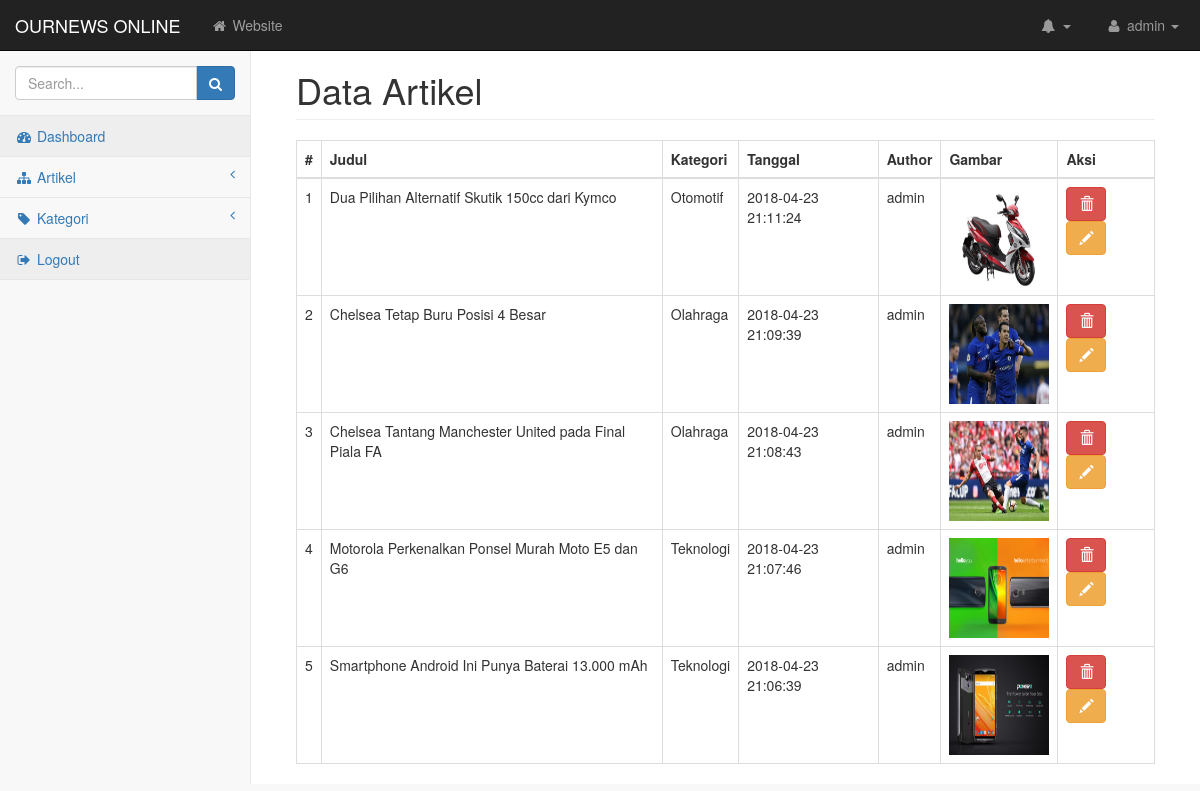
The page /admin/index.php?p=data-artikel (signed in) on the database its author committed.
### tables this page shows
CREATE TABLE `users` (
  `id_user` int(5) NOT NULL,
  `username` varchar(25) NOT NULL,
  `password` varchar(25) NOT NULL,
  `role` int(1) NOT NULL
);

CREATE TABLE `konten` (
  `id_konten` int(100) NOT NULL,
  `id_user` int(5) NOT NULL,
  `id_kategori` int(10) NOT NULL,
  `judul` varchar(200) NOT NULL,
  `date` datetime NOT NULL DEFAULT CURRENT_TIMESTAMP,
  `gambar` varchar(300) NOT NULL,
  `isi` text NOT NULL
);

CREATE TABLE `kategori` (
  `id_kategori` int(10) NOT NULL,
  `nm_kategori` varchar(100) NOT NULL
);

### application/functions/app.php (called while the page is built, shortened)
<?php
function result($query){
	global $link;
	if ($result = mysqli_query($link, $query) or die('gagal menampilkan data')){
		return $result;
	}
}
function escape($data){
	global $link;
	return mysqli_real_escape_string($link, $data);
}
?>

### application/functions/admin.php (called while the page is built, shortened)
<?php
function getUserData($username) {
	$username = escape($username);
	$query = "SELECT * FROM users WHERE username='$username'";
	return result($query);
}
function getAllArtikel(){
	$query = "SELECT * FROM konten a INNER JOIN users b ON a.id_user = b.id_user INNER JOIN kategori c ON a.id_kategori = c.id_kategori ORDER BY a.date DESC";
	return result($query);
}

### application/lib/config.php (called while the page is built, shortened)
<?php
$adminurl	= 'http://localhost/websaya/admin/';

### admin/pages/data-artikel.php (the view, shortened to what this page needs)
<div id="page-wrapper">
	<div class="container-fluid">
		<div class="row">
			<div class="col-lg-12">
				<h1 class="page-header">Data Artikel</h1>
			</div>
		</div>
		<table class="table table-bordered">
			<thead>
				<tr>
					<th>#</th>
					<th>Judul</th>
					<th>Kategori</th>
					<th>Tanggal</th>
					<th>Author</th>
					<th>Gambar</th>
					<th>Aksi</th>
				</tr>
			</thead>
			<tbody>
				<?php
				$urutan 	 = 1;
				$dataArtikel = getAllArtikel();
				while($row=mysqli_fetch_assoc($dataArtikel)){
				?>
				<tr>
					<td><?=$urutan++;?></td>
					<td><?=$row['judul'];?></td>
					<td><?=$row['nm_kategori'];?></td>
					<td><?=$row['date'];?></td>
					<td><?=$row['username'];?></td>
					<td><img height="100px" width="100px" src="<?=$row['gambar'];?>"></td>
					<td> <a href="<?=$adminurl;?>index.php?p=hapus-artikel&id=<?=$row['id_konten'];?>" class="btn btn-danger"><span class="glyphicon glyphicon-trash"></span></a> <a href="<?=$adminurl;?>index.php?p=edit-artikel&id=<?=$row['id_konten'];?>" class="btn btn-warning"><span class="glyphicon glyphicon-pencil"></span></a></td>
				</tr>
				<?php } ?>
			</tbody>
		</table>
	</div>
</div>

### admin/views/header.php (shortened to what this page needs)
<!DOCTYPE html>
<html lang="en">
<head>
    <link href="css/bootstrap.min.css" rel="stylesheet">
    <link href="css/metisMenu.min.css" rel="stylesheet">
    <link href="css/timeline.css" rel="stylesheet">
    <link href="css/startmin.css" rel="stylesheet">
    <link href="css/morris.css" rel="stylesheet">
    <link href="css/font-awesome.min.css" rel="stylesheet" type="text/css">
</head>
<body>
<div id="wrapper">
    <nav class="navbar navbar-inverse navbar-fixed-top" role="navigation">
        <div class="navbar-header">
            <a class="navbar-brand" href="#">OURNEWS ONLINE</a>
        </div>
        <ul class="nav navbar-nav navbar-left navbar-top-links">
            <li><a href="#"><i class="fa fa-home fa-fw"></i> Website</a></li>
        </ul>
        <ul class="nav navbar-right navbar-top-links">
            <li class="dropdown navbar-inverse">
                <a class="dropdown-toggle" data-toggle="dropdown" href="#">
                    <i class="fa fa-bell fa-fw"></i> <b class="caret"></b>
                </a>
            </li>
            <li class="dropdown">
                <a class="dropdown-toggle" data-toggle="dropdown" href="#">
                    <i class="fa fa-user fa-fw"></i> <?=$userdata['username'];?> <b class="caret"></b>
                </a>
            </li>
        </ul>
        <div class="navbar-default sidebar" role="navigation">
            <div class="sidebar-nav navbar-collapse">
                <ul class="nav" id="side-menu">
                    <li class="sidebar-search">
                        <div class="input-group custom-search-form">
                            <input type="text" class="form-control" placeholder="Search...">
                                <span class="input-group-btn">
                                    <button class="btn btn-primary" type="button">
                                        <i class="fa fa-search"></i>
                                    </button>
                                </span>
                        </div>
                    </li>
                    <li>
                        <a href="<?=$adminurl;?>" class="active"><i class="fa fa-dashboard fa-fw"></i> Dashboard</a>
                    </li>
                    <li>
                        <a href="#"><i class="fa fa-sitemap fa-fw"></i> Artikel <span class="fa arrow"></span></a>
                    </li>
                    <li>
                        <a href="#"><i class="fa fa-tag fa-fw"></i> Kategori <span class="fa arrow"></span></a>
                    </li>
                    <li>
                        <a href="<?=$adminurl;?>index.php?p=logout" class="active"><i class="fa fa-sign-out fa-fw"></i> Logout </a>
                    </li>
                </ul>
            </div>
        </div>
    </nav>

### admin/css/startmin.css (style rules this page uses)
body { background-color: #f8f8f8; }
#wrapper { width: 100%; }
#page-wrapper { padding: 30px 15px 0 15px; min-height: 568px; background-color: #fff; }
@media (min-width:768px) { #page-wrapper { position: inherit; margin-left: 250px; padding: 30px 30px 0 30px; border-left: 1px solid #e7e7e7; } }
.navbar-header { float: left; }
.navbar-left { float: left; }
.navbar-right { text-align: right; }
.navbar-top-links { margin: 0; }
.navbar-top-links li { display: inline-block; }
.navbar-top-links li:last-child { margin-right: 6px; }
.navbar-top-links li a { padding: 15px; min-height: 50px; }
.navbar-top-links>li>a { color: #999; }
.sidebar .sidebar-nav.navbar-collapse { padding-right: 0; padding-left: 0; }
.sidebar .sidebar-search { padding: 15px; }
.sidebar ul li { border-bottom: 1px solid #e7e7e7; }
.sidebar ul li a.active { background-color: #eee; }
.sidebar .arrow { float: right; }
.sidebar .fa.arrow:before { content: "\f104"; }
@media (min-width:768px) { .sidebar { z-index: 1; position: absolute; width: 250px; margin-top: 51px; } }

### rows shown on the page
users: username "admin"
konten: judul "Dua Pilihan Alternatif Skutik 150cc dari Kymco", id_kategori.nm_kategori "Otomotif", date "2018-04-23 21:11:24", id_user.username "admin", gambar (picture)
konten: judul "Chelsea Tetap Buru Posisi 4 Besar", id_kategori.nm_kategori "Olahraga", date "2018-04-23 21:09:39", id_user.username "admin", gambar (picture)
konten: judul "Chelsea Tantang Manchester United pada Final Piala FA", id_kategori.nm_kategori "Olahraga", date "2018-04-23 21:08:43", id_user.username "admin", gambar (picture)
konten: judul "Motorola Perkenalkan Ponsel Murah Moto E5 dan G6", id_kategori.nm_kategori "Teknologi", date "2018-04-23 21:07:46", id_user.username "admin", gambar (picture)
konten: judul "Smartphone Android Ini Punya Baterai 13.000 mAh", id_kategori.nm_kategori "Teknologi", date "2018-04-23 21:06:39", id_user.username "admin", gambar (picture)
